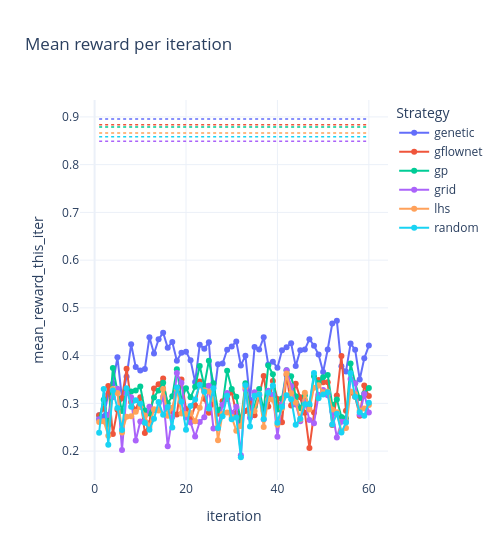

Notebook cell for this chart:
### Code cell
plot_reward_curves(select_best_runs(pure, metric="mean_reward"), metric="mean_reward_this_iter", title="Mean reward per iteration", ceiling=True)
